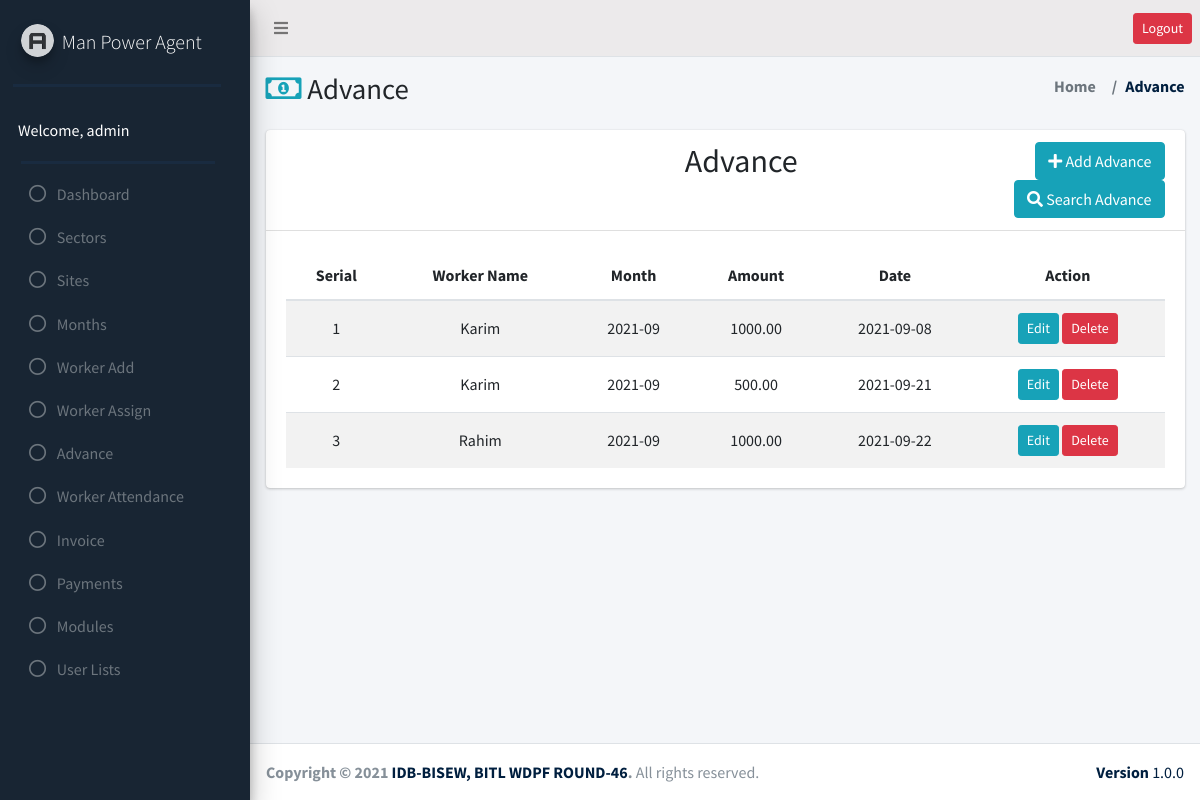
The app's page /advance/advance.php (signed in) with its own data.
### tables this page shows
CREATE TABLE `user_role` (
  `id` int(11) NOT NULL,
  `adminID` int(11) NOT NULL,
  `sites_edit` int(50) DEFAULT NULL,
  `sites_delete` int(50) DEFAULT NULL,
  `sectors_edit` int(50) DEFAULT NULL,
  `sectors_delete` int(50) DEFAULT NULL,
  `add_worker_edit` int(50) DEFAULT NULL,
  `add_worker_delete` int(50) DEFAULT NULL,
  `worker_assign_edit` int(50) DEFAULT NULL,
  `worker_assign_delete` int(50) DEFAULT NULL,
  `advance_edit` int(50) DEFAULT NULL,
  `advance_delete` int(50) DEFAULT NULL,
  `payments_edit` int(50) DEFAULT NULL,
  `payments_delete` int(50) DEFAULT NULL,
  `month_edit` int(50) DEFAULT NULL,
  `month_delete` int(50) DEFAULT NULL,
  `modules_edit` int(50) DEFAULT NULL,
  `modules_delete` int(50) DEFAULT NULL,
  `user_lists_edit` int(50) DEFAULT NULL,
  `user_lists_delete` int(50) DEFAULT NULL,
  `worker_attendance_edit` int(11) NOT NULL,
  `worker_attendance_delete` int(11) NOT NULL,
  `invoice_edit` int(11) NOT NULL,
  `invoice_delete` int(11) NOT NULL
);

CREATE TABLE `advance` (
  `id` int(11) NOT NULL,
  `workerID` bigint(20) NOT NULL,
  `monthID` int(11) NOT NULL,
  `amount` decimal(10,2) NOT NULL,
  `date` date NOT NULL
);

CREATE TABLE `worker` (
  `id` bigint(20) NOT NULL,
  `name` varchar(255) NOT NULL,
  `iqama_number` varchar(255) NOT NULL,
  `local_number` varchar(255) NOT NULL,
  `whatsapp_number` varchar(150) NOT NULL,
  `photo` text NOT NULL,
  `iqama_photo` text NOT NULL,
  `current_address` text NOT NULL,
  `working_place` text NOT NULL,
  `daily_basic_salary` decimal(10,2) NOT NULL,
  `ot_rate` decimal(10,2) NOT NULL,
  `passport_number` varchar(100) NOT NULL,
  `status` enum('active','inactive') NOT NULL
);

CREATE TABLE `month` (
  `id` int(11) NOT NULL,
  `month_name` varchar(255) NOT NULL,
  `status` enum('active','inactive') NOT NULL
);

### advance/advance.php (the view, shortened to what this page needs)
<?php
require_once("../header.php");
require_once("../sidebar.php");
require_once("../db_config.php");
?>
<section class="content-header">
    <div class="container-fluid">
        <div class="row mb-2">
            <div class="col-sm-6">
                <h1><i class="far fa-money-bill-alt text-cyan"></i> Advance</h1>
            </div>
            <div class="col-sm-6">
                <ol class="breadcrumb float-sm-right text-bold">
                    <li class="breadcrumb-item"><a class="text-secondary" href="./">Home</a></li>
                    <li class="breadcrumb-item"><a class="text-navy" href="#">Advance</a></li>
                </ol>
            </div>
        </div>
    </div>
</section>
<section class="content">
    <div class="container-fluid">
        <div class="row">
            <div class="col-md-12">
                <div class="card">
                    <div class="card-header ">
                        <div class="row">
                            <div class="col-md-9">
                                <h2 class="text-center mb-md-0 " style="margin-left: 16rem;">Advance</h2>
                            </div>
                            <div class="col-md-3 text-right">
                                <a href="addvance_insert.php" class="btn btn-md btn-info"><i class="fas fa-plus"></i>
                                    Add Advance</a>
                                <a href="advance_search.php" class="btn btn-md btn-info"><i class="fas fa-search"></i>
                                    Search Advance</a>
                            </div>
                        </div>
                    </div>
                    <div class="card-body">
                        <table id="myTable" class="table table-responsive-sm  table-striped table-hover"
                            style="text-align: center;">
                            <thead>
                                <tr>
                                    <th>Serial</th>
                                    <th>Worker Name</th>
                                    <th>Month</th>
                                    <th>Amount</th>
                                    <th>Date</th>
                                    <th>Action</th>
                                </tr>
                            </thead>
                            <?php
                                $advanceTable = $conn->query("SELECT advance.id, advance.workerID, worker.name, advance.monthID, month.month_name, advance.amount, advance.date FROM `advance` JOIN worker ON worker.id= advance.workerID JOIN month ON month.id= advance.monthID");
                                $i=1;
                                while ($advance_row = $advanceTable->fetch_assoc()) {
                                    $edit_id = $advance_row['id']; ?>
                            <tr>
                                <td class="align-middle">
                                    <?= $i++; ?>
                                </td>
                                <td class="align-middle"><?= $advance_row['name'] ?>
                                </td>
                                <td class="align-middle"><?= $advance_row['month_name'] ?>
                                </td>
                                <td class="align-middle"><?= $advance_row['amount'] ?>
                                </td>
                                <td class="align-middle"><?= $advance_row['date'] ?>
                                </td>
                                <td class="align-middle">
                                    <a href="./advance_edit.php?advance_editId=<?= $advance_row['id']; ?>"
                                        class="btn btn-sm btn-info advance-edit">Edit</a>
                                    <a href="./advance.php?advance_delId=<?= $advance_row['id']; ?>"
                                        class="btn btn-sm btn-danger "
                                        onclick="return confirm('Are you sure to delete this row (<?= $advance_row['id']; ?>)?')">Delete</a>
                                </td>
                            </tr>
                            <?php
                                }
                                $conn->query("DELETE FROM advance WHERE id = $advance_delId"); ?>
                        </table>
                    </div>
                </div>
            </div>
        </div>
    </div>
</section>
<?php require_once("../footer.php"); ?>

### header.php (shortened to what this page needs)
<?php
$serverName = 'http://' . $_SERVER['SERVER_NAME'] . '/man_power_agent';
?>
<!DOCTYPE html>
<html lang="en">
<head>
  <link rel="stylesheet" href="https://pro.fontawesome.com/releases/v5.10.0/css/all.css"
 />
  <link rel="stylesheet" href="https://maxcdn.bootstrapcdn.com/bootstrap/4.0.0/css/bootstrap.min.css"
>
  <link rel="stylesheet" type="text/css" media="screen"
    href="http://ajax.googleapis.com/ajax/libs/jqueryui/1.7.2/themes/base/jquery-ui.css">
    <link href="<?= $serverName; ?>/assets/css/fontawesome-browser.css" rel="stylesheet">
  <link rel="stylesheet"
    href="<?= $serverName; ?>/assets/css/adminlte.min.css">
  <link rel="stylesheet" type="text/css"
    href="https://cdn.datatables.net/v/bs4/jq-3.6.0/jszip-2.5.0/dt-1.11.2/af-2.3.7/b-2.0.0/b-html5-2.0.0/b-print-2.0.0/date-1.1.1/fc-3.3.3/r-2.2.9/sc-2.0.5/sb-1.2.1/sl-1.3.3/datatables.min.css" />
  <link rel="stylesheet"
    href="<?= $serverName; ?>/assets/css/style.css">
</head>
<body class="hold-transition sidebar-mini layout-fixed slimScroll">
  <div class="wrapper">
  <nav class="main-header navbar navbar-expand navbar-white navbar-light">
    <ul class="navbar-nav">
      <li class="nav-item">
        <a class="nav-link" data-widget="pushmenu" href="#" role="button"><i class="fas fa-bars"></i></a>
      </li>
    </ul>
    <ul class="navbar-nav ml-auto">
      <li class="nav-item">
        <a href="<?= $serverName; ?>/logout.php "
          class="btn btn-sm text-white btn-danger">Logout</a>
      </li>
    </ul>
  </nav>
  <div class="content-wrapper">

### sidebar.php (shortened to what this page needs)
 <?php
    $serverName = 'http://'.$_SERVER['SERVER_NAME'].'/man_power_agent';
    require_once("db_config.php");
?>
 <aside class="main-sidebar bg-success pt-14  elevation-4">
   <a href="" class="brand-link">
     <img src="<?= $serverName; ?>/assets/images/AdminLTELogo.png"
       alt="AdminLTE Logo" class="brand-image img-circle elevation-3" style="opacity: .8">
     <span class="brand-text font-weight-light">Man Power Agent</span>
   </a>
   <div class="bb-2"></div>
   <div class="sidebar">
     <div class="user-panel mt-3  d-flex">
       <div class="info text-white">
         Welcome, <?= $_SESSION['name']; ?>
       </div>
     </div>
     <div class="bb-2"></div>
     <nav class="mt-2">
       <ul class="nav nav-pills nav-sidebar flex-column" data-widget="treeview" role="menu" data-accordion="false">
       <li class="nav-item">
           <a href="http://localhost/man_power_agent/dashboard.php" class="nav-link">
             <i class="far fa-circle nav-icon"></i>
             <p>Dashboard</p>
           </a>
         </li>
         <?php
         $result = $conn->query("SELECT * FROM `admin`");
           while ($row = $result->fetch_assoc()) {
               if ($_SESSION['name'] == $row['name']) {
                   $id = $_SESSION['id'];
                   if ($row['status'] =='active') {
                       $userRoleTable= $conn->query("SELECT * FROM `user_role` JOIN admin ON admin.id= user_role.adminID WHERE `adminID`= $id");
                       while ($roleRow = $userRoleTable->fetch_assoc()) {
                           ?>
        <?php
           if ($roleRow['sectors_edit'] == '1'  || $roleRow['sectors_delete'] == '1') {
               ?>
         <li class="nav-item">
           <a href="http://localhost/man_power_agent/sectors/sectors.php" class="nav-link">
             <i class="far fa-circle nav-icon"></i>
             <p>Sectors</p>
           </a>
         </li>
         <?php
           }
           if ($roleRow['sites_edit'] == '1'  || $roleRow['sites_delete'] == '1') {
               ?>
         <li class="nav-item">
           <a href="http://localhost/man_power_agent/sites/sites.php" class="nav-link">
             <i class="far fa-circle nav-icon"></i>
             <p>Sites</p>
           </a>
         </li>
         <?php
           }
           if ($roleRow['month_edit'] == '1'  || $roleRow['month_delete'] == '1') { ?>
         <li class="nav-item">
           <a href="http://localhost/man_power_agent/month/month.php" class="nav-link">
             <i class="far fa-circle nav-icon"></i>
             <p>Months</p>
           </a>
         </li>
         <?php } ?>
        <?php  if ($roleRow['add_worker_edit'] == '1'  || $roleRow['add_worker_delete'] == '1') { ?>
         <li class="nav-item">
           <a href="http://localhost/man_power_agent/add_worker/add_worker.php" class="nav-link">
             <i class="far fa-circle nav-icon"></i>
             <p>Worker Add</p>
           </a>
         </li>
         <?php } ?>
         <?php  if ($roleRow['worker_assign_edit'] == '1'  || $roleRow['worker_assign_delete'] == '1') { ?>
         <li class="nav-item">
           <a href="http://localhost/man_power_agent/worker_assign/worker_assign.php" class="nav-link">
             <i class="far fa-circle nav-icon"></i>
             <p>Worker Assign</p>
           </a>
         </li>
         <?php  } ?>
         <?php  if ($roleRow['advance_edit'] == '1'  || $roleRow['advance_delete'] == '1') { ?>
         <li class="nav-item">
           <a href="http://localhost/man_power_agent/advance/advance.php" class="nav-link">
             <i class="far fa-circle nav-icon"></i>
             <p>Advance</p>
           </a>
         </li>
         <?php } ?>
         <?php  if ($roleRow['worker_attendance_edit'] == '1'  || $roleRow['worker_attendance_delete'] == '1') { ?>
         <li class="nav-item">
           <a href="http://localhost/man_power_agent/worker_attendance/worker_attendance.php" class="nav-link">
             <i class="far fa-circle nav-icon"></i>
             <p>Worker Attendance</p>
           </a>
         </li>
         <?php } ?>
         <?php  if ($roleRow['invoice_edit'] == '1'  || $roleRow['invoice_delete'] == '1') { ?>
         <li class="nav-item">
           <a href="http://localhost/man_power_agent/invoice/invoice.php" class="nav-link">
             <i class="far fa-circle nav-icon"></i>
             <p>Invoice</p>
           </a>
         </li>
         <?php } ?>
         <?php  if ($roleRow['payments_edit'] == '1'  || $roleRow['payments_delete'] == '1') { ?>
          <li class="nav-item">
           <a href="http://localhost/man_power_agent/payments/payments.php" class="nav-link">
             <i class="far fa-circle nav-icon"></i>
             <p>Payments</p>
           </a>
         </li>
         <?php } ?>
         <?php  if ($roleRow['modules_edit'] == '1'  || $roleRow['modules_delete'] == '1') { ?>
         <li class="nav-item">
           <a href="http://localhost/man_power_agent/modules/modules.php" class="nav-link">
             <i class="far fa-circle nav-icon"></i>
             <p>Modules</p>
           </a>
         </li>
         <?php } ?>
         <?php  if ($roleRow['user_lists_edit'] == '1'  || $roleRow['user_lists_delete'] == '1') { ?>
          <li class="nav-item">
           <a href="http://localhost/man_power_agent/user_lists/user_lists.php" class="nav-link">
             <i class="far fa-circle nav-icon"></i>
             <p>User Lists</p>
           </a>
         </li>
         <?php  } ?>
         <?php
                       }
                   }
                   else {
                       header("location: inactive_user.php");
                   }
               }
           }
         ?>
       </ul>
     </nav>
   </div>
 </aside>

### footer.php (shortened to what this page needs)
</div>
<footer class="main-footer">
  <strong>Copyright &copy; 2021 <a href="#" class="text-navy">IDB-BISEW, BITL WDPF ROUND-46</a>.</strong>
  All rights reserved.
  <div class="float-right d-none d-sm-inline-block text-navy">
    <b>Version</b> 1.0.0
  </div>
</footer>
</body>
</html>

### records on screen
user_role: sectors_edit 1 (drawn), sites_edit 0 (drawn), month_edit 1 (drawn), add_worker_edit 1 (drawn), worker_assign_edit 1 (drawn), advance_edit 1 (drawn), worker_attendance_edit 1 (drawn), invoice_edit 1 (drawn), payments_edit 1 (drawn), modules_edit 1 (drawn), user_lists_edit 1 (drawn)
advance: workerID.name "Karim", monthID.month_name "2021-09", amount "1000.00", date "2021-09-08"
advance: workerID.name "Karim", monthID.month_name "2021-09", amount "500.00", date "2021-09-21"
advance: workerID.name "Rahim", monthID.month_name "2021-09", amount "1000.00", date "2021-09-22"

### other values on screen
$_SESSION['name'] "admin"
